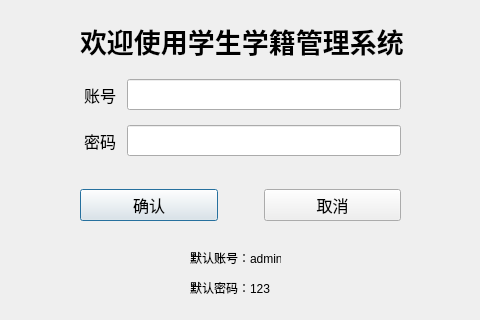
<?xml version="1.0" encoding="UTF-8"?>
<ui version="4.0">
 <class>Dialog</class>
 <widget class="QDialog" name="Dialog">
  <property name="geometry">
   <rect>
    <x>0</x>
    <y>0</y>
    <width>480</width>
    <height>320</height>
   </rect>
  </property>
  <property name="windowTitle">
   <string>Dialog</string>
  </property>
  <widget class="QLabel" name="label">
   <property name="geometry">
    <rect>
     <x>80</x>
     <y>20</y>
     <width>331</width>
     <height>41</height>
    </rect>
   </property>
   <property name="font">
    <font>
     <family>微软雅黑</family>
     <pointsize>20</pointsize>
     <weight>75</weight>
     <bold>true</bold>
    </font>
   </property>
   <property name="autoFillBackground">
    <bool>true</bool>
   </property>
   <property name="text">
    <string>欢迎使用学生学籍管理系统</string>
   </property>
  </widget>
  <widget class="QWidget" name="verticalLayoutWidget">
   <property name="geometry">
    <rect>
     <x>80</x>
     <y>70</y>
     <width>321</width>
     <height>161</height>
    </rect>
   </property>
   <layout class="QVBoxLayout" name="verticalLayout">
    <item>
     <layout class="QHBoxLayout" name="horizontalLayout">
      <item>
       <widget class="QLabel" name="label_2">
        <property name="font">
         <font>
          <family>微软雅黑</family>
          <pointsize>12</pointsize>
         </font>
        </property>
        <property name="text">
         <string> 账号 </string>
        </property>
       </widget>
      </item>
      <item>
       <widget class="QLineEdit" name="lineEdit_usr">
        <property name="font">
         <font>
          <family>微软雅黑</family>
          <pointsize>12</pointsize>
         </font>
        </property>
       </widget>
      </item>
     </layout>
    </item>
    <item>
     <layout class="QHBoxLayout" name="horizontalLayout_3">
      <item>
       <widget class="QLabel" name="label_3">
        <property name="font">
         <font>
          <family>微软雅黑</family>
          <pointsize>12</pointsize>
         </font>
        </property>
        <property name="text">
         <string> 密码 </string>
        </property>
       </widget>
      </item>
      <item>
       <widget class="QLineEdit" name="lineEdit_pwd">
        <property name="font">
         <font>
          <family>微软雅黑</family>
          <pointsize>12</pointsize>
         </font>
        </property>
       </widget>
      </item>
     </layout>
    </item>
    <item>
     <spacer name="verticalSpacer">
      <property name="orientation">
       <enum>Qt::Vertical</enum>
      </property>
      <property name="sizeType">
       <enum>QSizePolicy::Fixed</enum>
      </property>
      <property name="sizeHint" stdset="0">
       <size>
        <width>316</width>
        <height>18</height>
       </size>
      </property>
     </spacer>
    </item>
    <item>
     <layout class="QHBoxLayout" name="horizontalLayout_4">
      <item>
       <widget class="QPushButton" name="Enter_Button">
        <property name="font">
         <font>
          <family>微软雅黑</family>
          <pointsize>12</pointsize>
         </font>
        </property>
        <property name="text">
         <string>确认</string>
        </property>
       </widget>
      </item>
      <item>
       <spacer name="horizontalSpacer">
        <property name="orientation">
         <enum>Qt::Horizontal</enum>
        </property>
        <property name="sizeType">
         <enum>QSizePolicy::Preferred</enum>
        </property>
        <property name="sizeHint" stdset="0">
         <size>
          <width>40</width>
          <height>20</height>
         </size>
        </property>
       </spacer>
      </item>
      <item>
       <widget class="QPushButton" name="Exit_Button">
        <property name="font">
         <font>
          <family>微软雅黑</family>
          <pointsize>12</pointsize>
         </font>
        </property>
        <property name="text">
         <string>取消</string>
        </property>
       </widget>
      </item>
     </layout>
    </item>
   </layout>
  </widget>
  <widget class="QLabel" name="label_4">
   <property name="geometry">
    <rect>
     <x>190</x>
     <y>250</y>
     <width>91</width>
     <height>16</height>
    </rect>
   </property>
   <property name="text">
    <string>默认账号：admin</string>
   </property>
  </widget>
  <widget class="QLabel" name="label_5">
   <property name="geometry">
    <rect>
     <x>190</x>
     <y>280</y>
     <width>91</width>
     <height>16</height>
    </rect>
   </property>
   <property name="text">
    <string>默认密码：123</string>
   </property>
  </widget>
 </widget>
 <resources/>
 <connections/>
</ui>
